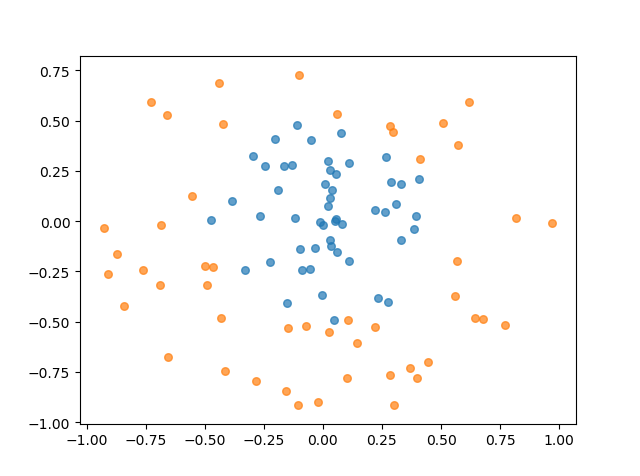

The script that drew this image:
import matplotlib.pyplot as plt 
import numpy as np 
import random

class optStruct:

	def __init__(self,dataMatIn,classLabels,C,toler,kTup):
		self.X=dataMatIn
		self.labelMat=classLabels
		self.C=C
		self.tol=toler
		self.m=np.shape(dataMatIn)[0]
		self.alphas=np.mat(np.zeros((self.m,1)))
		self.b=0
		self.eCache=np.mat(np.zeros((self.m,2)))
		self.K=np.mat(np.zeros((self.m,self.m)))
		for i in range(self.m):
			self.K[:,i]=kernelTrans(self.X,self.X[i,:],kTup)

def kernelTrans(X,A,kTup):
	m,n=np.shape(X)
	K=np.mat(np.zeros((m,1)))
	if kTup[0]=='lin':
		K=X*A.T
	elif kTup[0]=='rbf':
		for j in range(m):
			deltaRow=X[j,:]-A
			K[j]=deltaRow*deltaRow.T
		K = np.exp(K/(-1*kTup[1]**2))
	else:
		raise NameError('核函数无法识别')
	return K

def loadDataSet(filename):
	dataMat=[]
	lableMat=[]
	fr=open(filename)
	for line in fr.readlines():
		lineArr=line.strip().split('\t')
		dataMat.append([float(lineArr[0]),float(lineArr[1])])
		lableMat.append(float(lineArr[2]))
	return dataMat,lableMat


def calcEk(oS,k):
	fXk=float(np.multiply(oS.alphas,oS.labelMat).T*(oS.K[:,k])+oS.b)
	Ek=fXk-float(oS.labelMat[k])
	return Ek

def selectJrand(i,m):
	j=i
	while(j==i) :
		j=int(random.uniform(0,m))
	return j

def selectJ(i,oS,Ei):
	maxK=-1
	maxDeltaE=0
	Ej=0
	oS.eCache[i]=[1,Ei]
	validEcachelist=np.nonzero(oS.eCache[:,0].A)[0]
	if(len(validEcachelist))>1:
		for k in validEcachelist:
			if k==i :
				continue
			Ek=calcEk(oS,k)
			deltaE=abs(Ei-Ek)
			if(deltaE>maxDeltaE):
				maxK=k
				maxDeltaE=deltaE
				Ej=Ek
		return maxK,Ej
	else:
		j=selectJrand(i,oS.m)
		Ej=calcEk(oS,j)
	return j,Ej

def updateEk(oS,k):
	Ek=calcEk(oS,k)
	oS.eCache[k]=[1,Ek]

def clipAlpha(aj,H,L):
	if aj>H:
		aj=H
	if L>aj:
		aj=L
	return aj

def innerL(i,oS):
	Ei=calcEk(oS,i)
	#优化alpha
	if((oS.labelMat[i]*Ei<-oS.tol) and (oS.alphas[i]<oS.C)) or ((oS.labelMat[i]*Ei>oS.tol) and (oS.alphas[i]>0)):
		#使用内循环
		j,Ej=selectJ(i,oS,Ei)
		#保存
		#alphaIold=oS.alphas[i].copy()
		#alphaJold=oS.alphas[j].copy()
		alphaIold = oS.alphas[i].copy(); alphaJold = oS.alphas[j].copy();
		#计算上下界
		if (oS.labelMat[i] != oS.labelMat[j]):
			L = max(0, oS.alphas[j] - oS.alphas[i])
			H = min(oS.C, oS.C + oS.alphas[j] - oS.alphas[i])
		else:
			L = max(0, oS.alphas[j] + oS.alphas[i] - oS.C)
			H = min(oS.C, oS.alphas[j] + oS.alphas[i])
		if L == H:
			print("L==H")
			return 0
		#步骤三：计算eta
		eta = 2.0 * oS.K[i,j] - oS.K[i,i] - oS.K[j,j]
		if eta>=0:
			print("eta>=0")
			return 0
		oS.alphas[j]-=oS.labelMat[j]*(Ei-Ej)/eta
		#修建
		oS.alphas[j]=clipAlpha(oS.alphas[j],H,L)
		#更新误差
		updateEk(oS,j)
		if(abs(oS.alphas[j]-alphaJold)<0.00001):
			print("alpha_j变化太小")
			return 0
		oS.alphas[i]+=oS.labelMat[j]*oS.labelMat[i]*(alphaJold-oS.alphas[j])
		updateEk(oS,i)
		#更新b1，b2
		b1=oS.b-Ei-oS.labelMat[i]*(oS.alphas[i]-alphaIold)*oS.K[i,i]-oS.labelMat[j]*(oS.alphas[j]-alphaJold)*oS.K[i,j]
		b2=oS.b-Ej-oS.labelMat[i]*(oS.alphas[i]-alphaIold)*oS.K[i,j]-oS.labelMat[j]*(oS.alphas[j]-alphaJold)*oS.K[j,j]
		#更新b
		if (0<oS.alphas[i]) and (oS.C>oS.alphas[i]):
			oS.b=b1
		elif (0<oS.alphas[j]) and (oS.C>oS.alphas[j]):
			oS.b=b2
		else:
			oS.b=(b1+b2)/2.0
		return 1
	else:
		return 0

def smoP(dataMatIn,classLabels,C,toler,maxIter,kTup=('lin',0)):
	oS=optStruct(np.mat(dataMatIn),np.mat(classLabels).transpose(),C,toler,kTup)
	iter=0
	entireSet=True
	alphaPairsChanged=0
	while(iter<maxIter) and ((alphaPairsChanged>0) or (entireSet)):
		alphaPairsChanged=0
		if entireSet:
			for i in range(oS.m):
				alphaPairsChanged+=innerL(i,oS)
				print("全样本遍历：第%d次迭代 样本：%d，alpha优化次数：%d" %(iter,i,alphaPairsChanged))
			iter+=1
		else:
			nonBoundIs = np.nonzero((oS.alphas.A>0)*(oS.alphas.A<C))[0]
			for i in nonBoundIs:
				alphaPairsChanged+=innerL(i,oS)
				print("非边界遍历：第%d次迭代 样本：%d，alpha优化次数：%d" % (iter,i,alphaPairsChanged))
			iter +=1
		if entireSet:
			entireSet=False
		elif(alphaPairsChanged==0):
			entireSet=True
		print("迭代次数：%d" % iter)
	return oS.b,oS.alphas

def testRbf(k1=1.3):
	dataArr,labelArr=loadDataSet('testSetRBF.txt')
	b,alphas=smoP(dataArr,labelArr,200,0.0001,100,('rbf',k1))
	dataMat = np.mat(dataArr)
	labelMat=np.mat(labelArr).transpose()
	svInd = np.nonzero(alphas.A>0)[0]
	sVs=dataMat[svInd]
	labelSV=labelMat[svInd]
	print("支持向量个数：%d" % np.shape(sVs)[0])
	m,n=np.shape(dataMat)
	errorCount=0
	for i in range(m):
		kernelEval =kernelTrans(sVs,dataMat[i,:],('rbf',k1))
		predict=kernelEval.T*np.multiply(labelSV,alphas[svInd])+b
		if np.sign(predict)!=np.sign(labelArr[i]):
			errorCount+=1
	print("训练集错误率： %.2f%%" %((float(errorCount)/m)*100))
	dataArr,labelArr=loadDataSet('testSetRBF2.txt')
	errorCount=0
	dataMat=np.mat(dataArr)
	labelMat=np.mat(labelArr)
	m,n=np.shape(dataMat)
	for i in range(m):
		kernelEval=kernelTrans(sVs,dataMat[i,:],('rbf',k1))
		predict=kernelEval.T*np.multiply(labelSV,alphas[svInd])+b
		if np.sign(predict)!=np.sign(labelArr[i]):
			errorCount+=1
	print("训练集错误率： %.2f%%" %((float(errorCount)/m)*100))
	showClassifer(dataArr,labelArr)

def showClassifer(dataMat,classLabels):
	data_plus=[]
	data_minus=[]
	for i in range(len(dataMat)):
		if classLabels[i]>0:
			data_plus.append(dataMat[i])
		else:
			data_minus.append(dataMat[i])
	data_plus_np=np.array(data_plus)
	data_minus_np=np.array(data_minus)
	plt.scatter(np.transpose(data_plus_np)[0],np.transpose(data_plus_np)[1],s=30,alpha=0.7)
	plt.scatter(np.transpose(data_minus_np)[0],np.transpose(data_minus_np)[1],s=30,alpha=0.7)
	plt.show()

testRbf()
